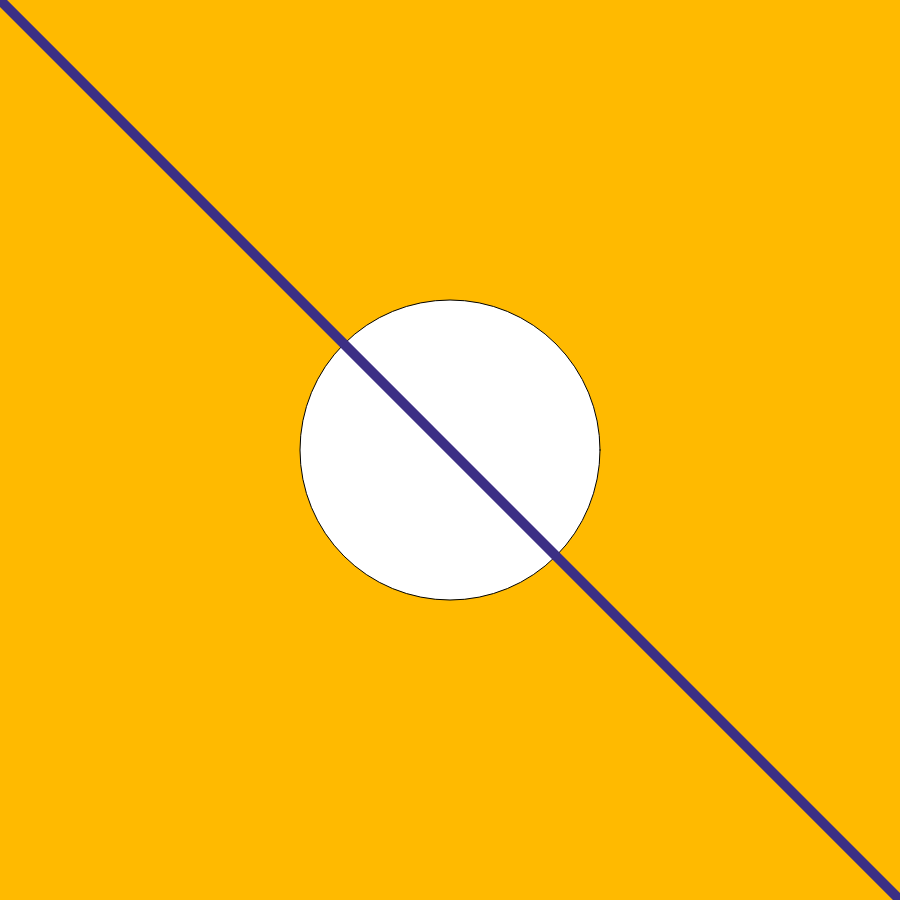
Frame 1 (no input)
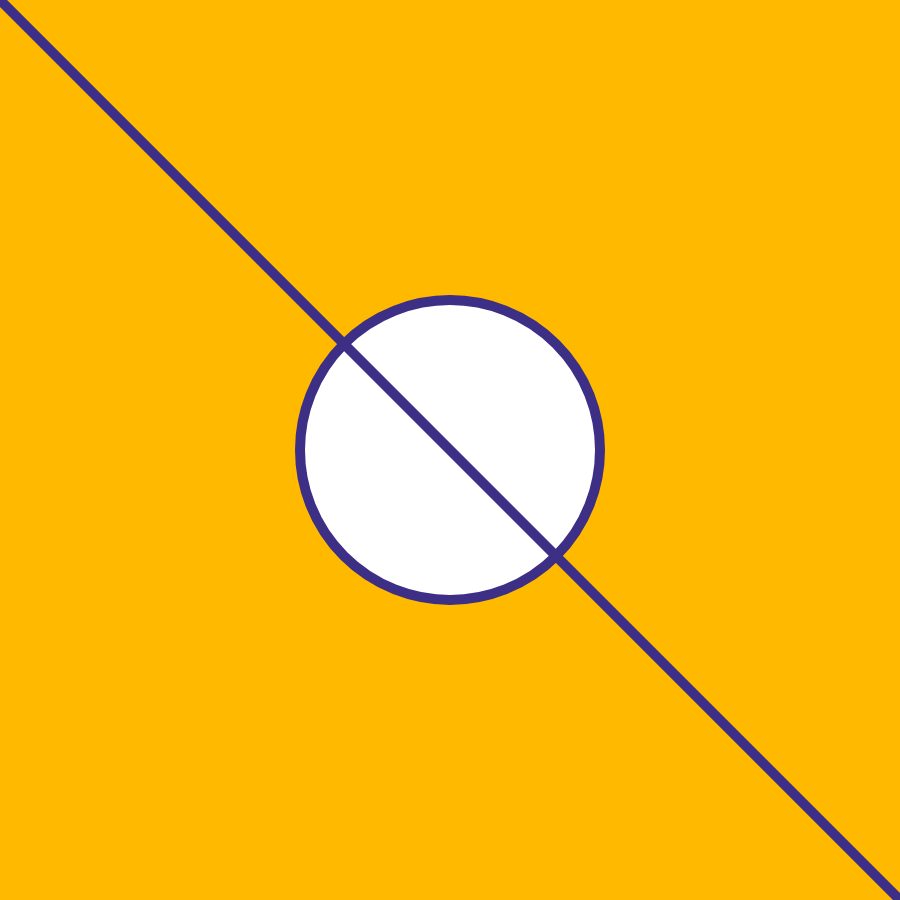
Frame 60 (no input)
Frame 120 (the mouse pressed at the canvas centre since frame 60): identical to frame 60, image omitted

The p5.js sketch that drew these frames (run headless with seeded random() and noise() and a simulated clock; from frame 60 on, the mouse is pressed at the canvas centre):

// p5.js sketch
// ── sketch.js
// comments can be used to document and structure your code
// you can also use them to outline and sketch your code before you write it


// here starts our setup function, it only runs once!
function setup() {

  createCanvas(900, 900); // this defines the size of the canvas, width and height

}

// here starts our draw function, it runs 60 times per second!
function draw() {

  // this is our background color
  background("#FFBA00");

  fill("white");
  ellipse(width/2, height/2, 300, 300);

  stroke("#3C2F85");
  strokeWeight(10);
  line(0, 0, width, height);
  // here will be yellow sqare


  // here will be a blue triangle
}
